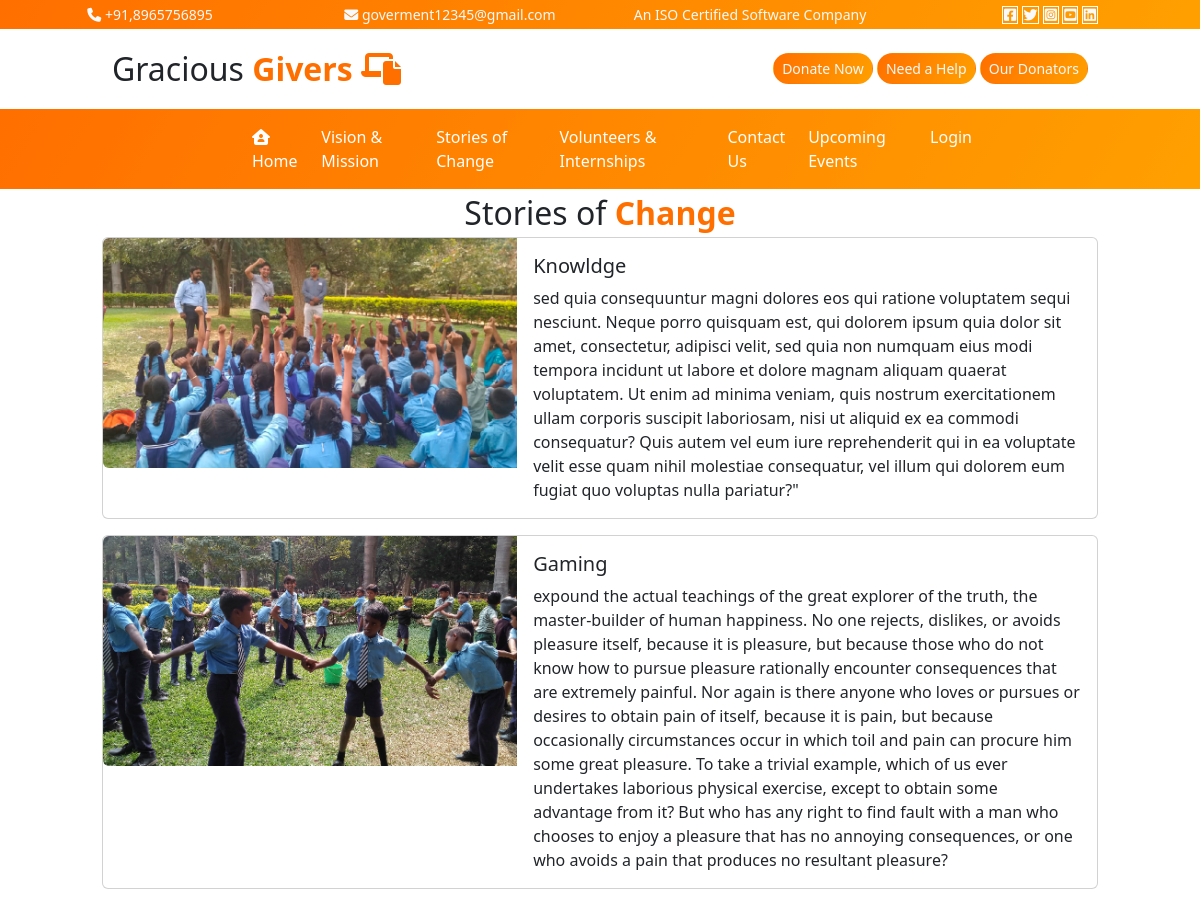
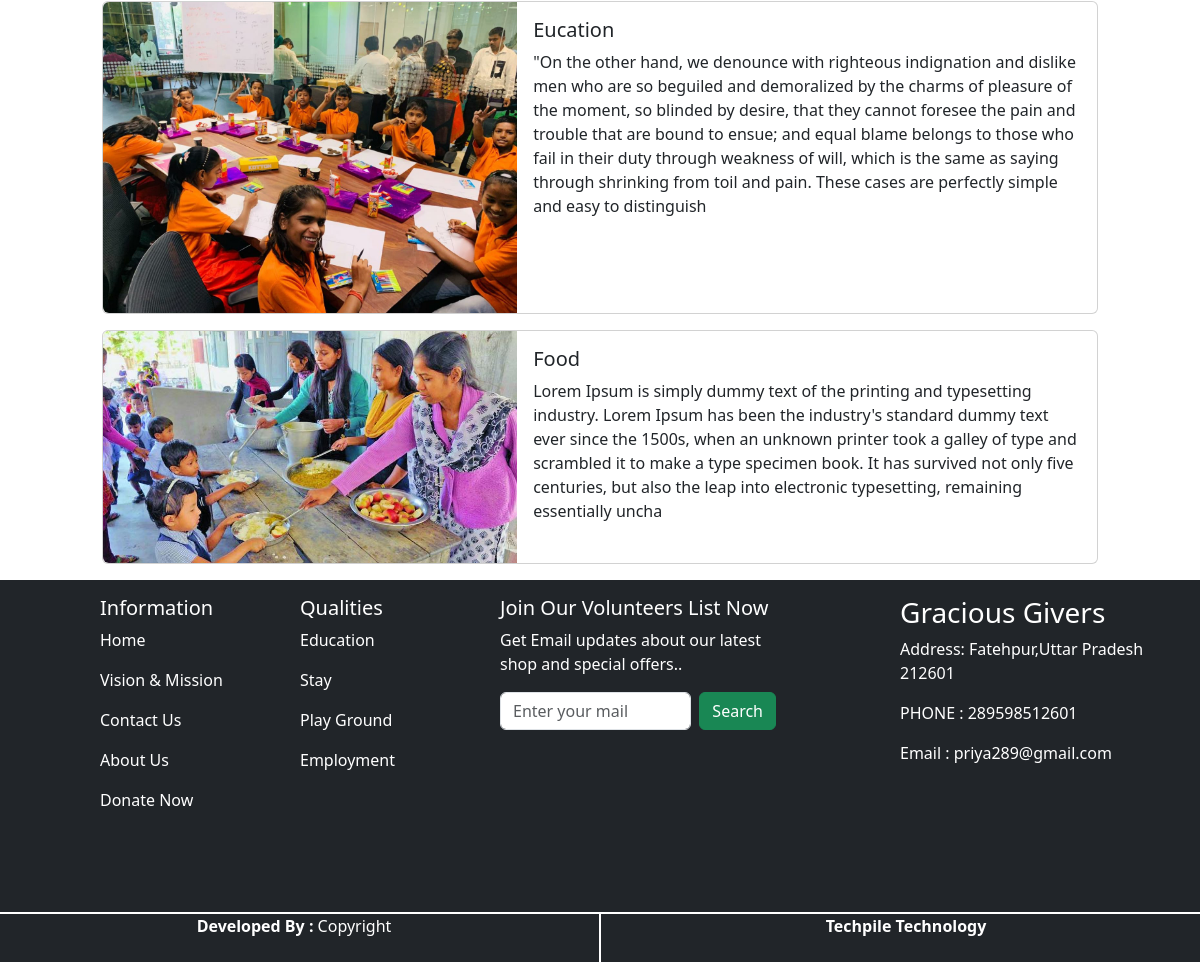
/user/stories/, run on the app's committed database (2 pictures, top to bottom).
### user/models.py (models this page shows)
class schange(models.Model):
    title=models.CharField(max_length=300,null=True)
    picture=models.ImageField(upload_to='static/picture',null=True)
    description=models.TextField(null=True)

### user/views.py (the view)
# urls.py: path('stories/',views.stories),
def stories(request):
    scdata=schange.objects.all().order_by('-id')
    md={"scdata":scdata}
    return render(request,'user/storiesofchange.html',md)

### templates/user/storiesofchange.html
{% extends 'base.html'%}
{% load static %}
{% block childpage %}
<div class="text-center fs-2">Stories of <b class="txt-mycolor">Change</b></div>
<div class="row">
    <div class="col-sm-10 mx-auto">
        {% for i in scdata%}
<div class="card mb-3" style="max-width: 1200px;">
  <div class="row g-0">
    <div class="col-md-5">
      <img src="/{{i.picture}}" class="img-fluid rounded-start" alt="...">
    </div>
    <div class="col-md-7">
      <div class="card-body">
        <h5 class="card-title">{{i.title}}</h5>
        <p class="card-text">{{i.description}}</p>
       </div>
    </div>
  </div>
</div>
        {% endfor %}
    </div>
</div>
{% endblock %}

### templates/base.html (style rules this page uses)
:root { --bgcolor:linear-gradient(120deg,#FF6F00,#FFA000); --txtcolor:#FF6F00; }
.txt-mycolor { color:var(--txtcolor); }

### data on the page
schange: picture (picture), title "Knowldge", description "sed quia consequuntur magni dolores eos qui ratione voluptatem sequi nesciunt. Neque porro quisquam est, qui dolorem ipsum quia dolor sit amet, consectetur, adipisci velit, sed quia non numquam eius modi tempora incidunt ut labore et dolore magnam aliquam quaerat voluptatem. Ut enim ad minima veniam, quis nostrum exercitationem ullam corporis suscipit laboriosam, nisi ut aliquid ex ea commodi consequatur? Quis autem vel eum iure reprehenderit qui in ea voluptate velit esse quam nihil molestiae consequatur, vel illum qui dolorem eum fugiat quo voluptas nulla pariatur?\""
schange: picture (picture), title "Gaming", description "expound the actual teachings of the great explorer of the truth, the master-builder of human happiness. No one rejects, dislikes, or avoids pleasure itself, because it is pleasure, but because those who do not know how to pursue pleasure rationally encounter consequences that are extremely painful. Nor again is there anyone who loves or pursues or desires to obtain pain of itself, because it is pain, but because occasionally circumstances occur in which toil and pain can procure him some great pleasure. To take a trivial example, which of us ever undertakes laborious physical exercise, except to obtain some advantage from it? But who has any right to find fault with a man who chooses to…"
schange: picture (picture), title "Eucation", description "\"On the other hand, we denounce with righteous indignation and dislike men who are so beguiled and demoralized by the charms of pleasure of the moment, so blinded by desire, that they cannot foresee the pain and trouble that are bound to ensue; and equal blame belongs to those who fail in their duty through weakness of will, which is the same as saying through shrinking from toil and pain. These cases are perfectly simple and easy to distinguish"
schange: picture (picture), title "Food", description "Lorem Ipsum is simply dummy text of the printing and typesetting industry. Lorem Ipsum has been the industry's standard dummy text ever since the 1500s, when an unknown printer took a galley of type and scrambled it to make a type specimen book. It has survived not only five centuries, but also the leap into electronic typesetting, remaining essentially uncha"
